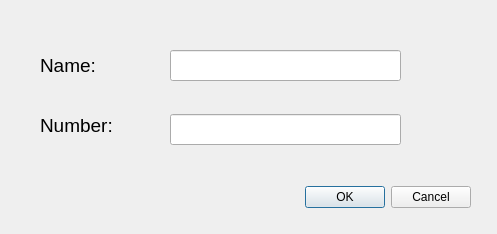
<?xml version="1.0" encoding="UTF-8"?>
<ui version="4.0">
 <class>AddDialog</class>
 <widget class="QDialog" name="AddDialog">
  <property name="geometry">
   <rect>
    <x>0</x>
    <y>0</y>
    <width>497</width>
    <height>234</height>
   </rect>
  </property>
  <property name="windowTitle">
   <string>Dialog</string>
  </property>
  <widget class="QDialogButtonBox" name="buttonBox">
   <property name="geometry">
    <rect>
     <x>20</x>
     <y>180</y>
     <width>451</width>
     <height>34</height>
    </rect>
   </property>
   <property name="standardButtons">
    <set>QDialogButtonBox::Cancel|QDialogButtonBox::Ok</set>
   </property>
  </widget>
  <widget class="QLabel" name="label">
   <property name="geometry">
    <rect>
     <x>40</x>
     <y>50</y>
     <width>91</width>
     <height>31</height>
    </rect>
   </property>
   <property name="font">
    <font>
     <pointsize>14</pointsize>
    </font>
   </property>
   <property name="text">
    <string>Name: </string>
   </property>
  </widget>
  <widget class="QLabel" name="label_2">
   <property name="geometry">
    <rect>
     <x>40</x>
     <y>110</y>
     <width>121</width>
     <height>31</height>
    </rect>
   </property>
   <property name="font">
    <font>
     <pointsize>14</pointsize>
    </font>
   </property>
   <property name="text">
    <string>Number: </string>
   </property>
  </widget>
  <widget class="QLineEdit" name="nameLine">
   <property name="geometry">
    <rect>
     <x>170</x>
     <y>50</y>
     <width>231</width>
     <height>31</height>
    </rect>
   </property>
  </widget>
  <widget class="QLineEdit" name="numberLine">
   <property name="geometry">
    <rect>
     <x>170</x>
     <y>114</y>
     <width>231</width>
     <height>31</height>
    </rect>
   </property>
  </widget>
 </widget>
 <resources/>
 <connections/>
</ui>
